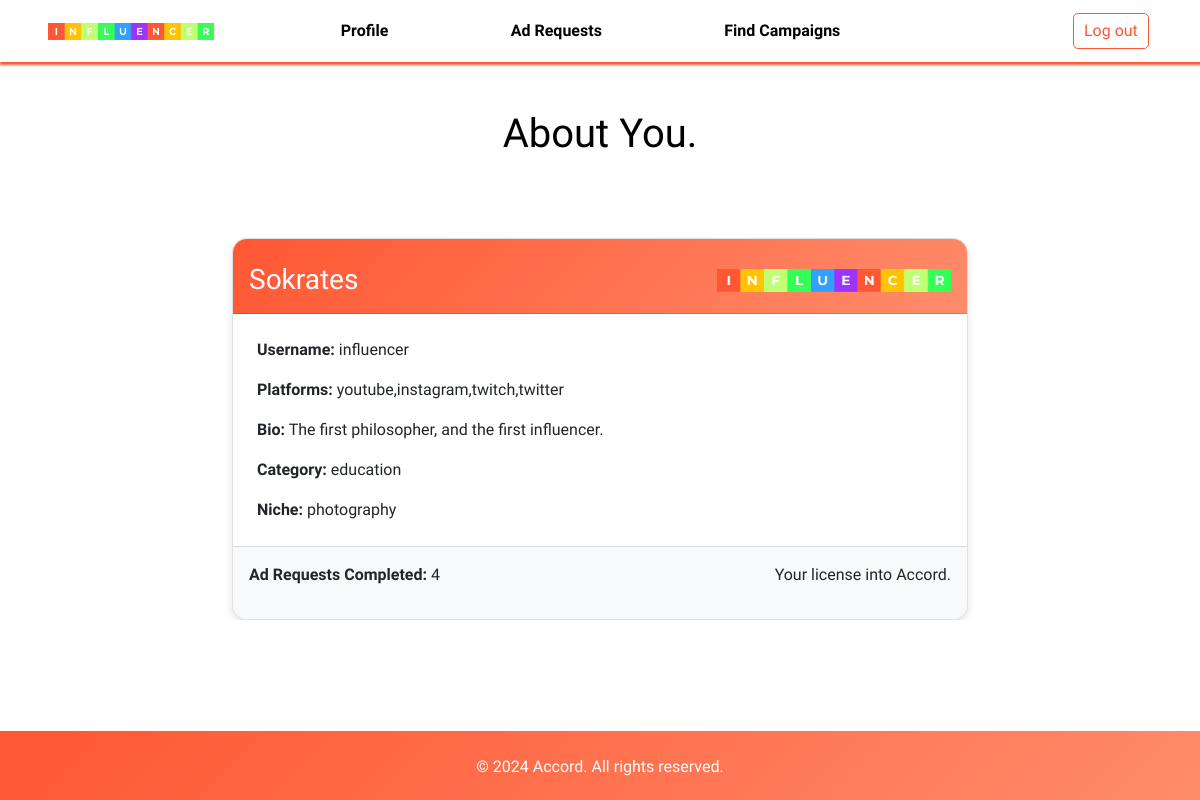
The app's page /influencer/profile (signed in) with its own data.
### application/models.py (models this page shows, shortened)
class Influencer(db.Model, UserMixin):
    __tablename__ = 'Influencer'
    username = db.Column(db.String, primary_key=True)
    password = db.Column(db.String, nullable=False)
    name = db.Column(db.String)
    bio = db.Column(db.String)
    platforms = db.Column(db.String)
    category = db.Column(db.String)
    niche = db.Column(db.String)
    flag = db.Column(db.Integer)

### application/influencer_controllers.py (the view)
@app.route('/influencer/profile', methods=['GET'])
@login_required
def influencer_profile():
    influencer = Influencer.query.get(current_user.username)
    ad_requests_completed = db.session.query(AdRequests).filter(AdRequests.influencer==current_user.username, AdRequests.status==4).count()
    return render_template('influencerprofile.html', influencer=influencer, ad_requests_completed=ad_requests_completed)

### application/sponsor_controllers.py (called while the page is built)
@login_manager.user_loader
def load_user(username):
    if Admin.query.get(username):
        return Admin.query.get(username)
    elif Influencer.query.get(username):
        return Influencer.query.get(username)
    elif Sponsor.query.get(username):
        return Sponsor.query.get(username)

### templates/influencerprofile.html (shortened to what this page needs)
<!DOCTYPE html>
<html>
<head>
    <link href="https://cdn.jsdelivr.net/npm/bootstrap@5.0.2/dist/css/bootstrap.min.css" rel="stylesheet">
    <link rel="stylesheet" href="https://cdnjs.cloudflare.com/ajax/libs/font-awesome/6.0.0-beta3/css/all.min.css">
    <link rel="stylesheet" href="{{ url_for('static', filename='sponsordashboard.css') }}">
    <link rel="stylesheet" href="{{ url_for('static', filename='nav.css') }}">
    <link rel="stylesheet" href="https://unpkg.com/swiper/swiper-bundle.min.css">
</head>
<body>
    <div class="nav-container">
        <nav class="navbar navbar-expand-lg bg-body-tertiary">
            <div class="container-fluid px-5">
                <img class="navbar-brand img-fluid" src="{{ url_for('static', filename='influencer-logo.png') }}" style="width: 15%;" />
                <div class="collapse navbar-collapse" id="navbarSupportedContent">
                    <ul class="navbar-nav me-auto mb-2 mb-lg-0">
                        <li class="nav-item">
                            <button class="nav-link btn" aria-current="page" href="#" style="color: black; font-weight: bolder;" onclick="location.href='{{ url_for('influencer_profile')}}'">Profile</button>
                        </li>
                        <li class="nav-item">
                            <button class="nav-link btn" href="#" style="color: black; font-weight: bolder;" onclick="location.href='{{ url_for('influencer_dashboard')}}'">Ad Requests</button>
                        </li>
                        <li class="nav-item">
                            <button class="nav-link btn" aria-current="page" href="#" style="color: black; font-weight: bolder;" onclick="location.href='{{ url_for('campaign_find')}}'">Find Campaigns</button>
                        </li>
                    </ul>
                    <form action="{{ url_for('logout') }}">
                    <button class="btn btn-outline-danger logout-btn" type="submit">Log out</button>
                    </form>
                </div>
            </div>
        </nav>
    </div>
    <div class="container mt-5">
        <div class="row">
            <div class="col-12 text-center">
                <h1 style="color: black;">About You.</h1>
            </div>
        </div>
        <br><br><br>
        <div class="row justify-content-center">
            <div class="col-md-8">
                <div class="card license-card">
                    <div class="card-header bg-dark text-white d-flex align-items-center">
                        <div class="col-8 text-left">
                            <h3 class="m-0" style="text-align: left; padding-left: 0px;">{{ influencer.name }}</h3>
                        </div>
                        <div class="col-4 text-center">
                            <img src="{{ url_for('static', filename='influencer-logo.png') }}" class="img-fluid w-100" style="width: 15%;">
                        </div>
                    </div>
                    <div class="card-body">
                        <p class="card-text"><strong>Username:</strong> {{ influencer.username }}</p>
                        <p class="card-text"><strong>Platforms:</strong> {{ influencer.platforms }}</p>
                        <p class="card-text"><strong>Bio:</strong> {{ influencer.bio }}</p>
                        <p class="card-text"><strong>Category:</strong> {{ influencer.category }}</p>
                        <p class="card-text"><strong>Niche:</strong> {{ influencer.niche }}</p>
                    </div>
                    <div class="card-footer d-flex justify-content-between">
                        <div class="pi-3" style="text-align: left;">
                            <span><strong>Ad Requests Completed:</strong> {{ ad_requests_completed }}</span>
                        </div>
                        <div class="text-right">
                            <p>Your license into Accord.</p>
                        </div>
                    </div>
                </div>
            </div>
        </div>
    </div>
    <br><br><br>
    <footer class="footer text-white text-center">
        <div class="container">
            <br>
            <p>&copy; 2024 Accord. All rights reserved.</p>
        </div>
    </footer>
</body>
</html>

### static/sponsordashboard.css (style rules this page uses)
body { background: white; font-family: "Domine", serif; }
.navbar-brand { height: fit-content; width: 10%; }
.navbar { box-shadow: 1px 2px 2px 1px purple; }
.navbar-nav .nav-item { margin-left: 100px; }
.nav-link { border: none; }
.container { overflow: hidden; }
.card { box-shadow: 0 1px 1px 0 black; }
.card { border-radius: 15px; overflow: hidden; box-shadow: 0 4px 8px rgba(0,0,0,0.1); }
.card-header { background: linear-gradient(135deg, #FF5733, #FF8C6B); color: white; padding: 1rem; padding-top: 1.5rem; text-align: center; }
.card-body { padding: 1.5rem; }
.card-footer { background-color: #f8f9fa; text-align: center; padding: 1rem; }
.btn { margin: 0.2rem; }

### static/nav.css (style rules this page uses)
body { font-family: "Domine", serif; }
.navbar-brand { height: fit-content; width: 10%; }
.navbar { box-shadow: 1px 2px 2px 1px #FF5733; }
.navbar-nav .nav-item { margin-left: 100px; }
.nav-link { border: none; }
.logout-btn { background-color: white; color: #FF5733; border: 1px solid #FF5733; border-radius: 5px; padding: 5px 10px; cursor: pointer; }
.footer { background: linear-gradient(135deg, #FF5733, #FF8C6B); color: white; text-align: center; padding-bottom: 5px; margin-top: auto; }

### templates/influencerprofile.html (style rules this page uses)
html, body { height: 100%; margin: 0; display: flex; flex-direction: column; }
.footer { background-color: #343a40; color: white; text-align: center; width: 100%; margin-top: auto; }

### records on screen
Influencer: name "Sokrates", username "influencer", platforms "youtube,instagram,twitch,twitter", bio "The first philosopher, and the first influencer.", category "education", niche "photography"

### other values on screen
{{ ad_requests_completed }} "4"
